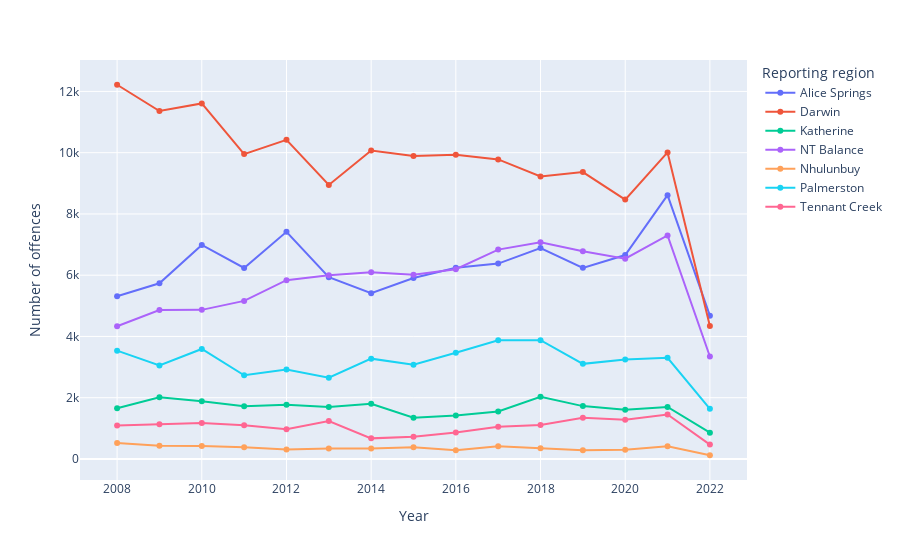

Write notebook code for a chart like this one.
### Markdown cell above
<h2 style = 'color: blue'> Regional Trend </h2>

> *In 2017, the governments of the UK, Germany and Canada issued travel advisories to their citizens travelling in Australia, singling out Alice Springs as a place where extra precautions should be taken: "Take care in the town centre of Alice Springs at night. There have been a number of incidents of harassment, robberies and attacks (including sexual assault) on foreign tourists." (UK).*
>
> -- "Foreign travellers warned about visiting Alice Springs". The New Daily. 15 March 2017. Retrieved 9 October 2019.

### Code cell
{
    "tags": [
        "remove-intput"
    ]
}
px.line(region_year_offences_df, x = 'Year', y = 'Number of offences', color = 'Reporting region', markers = True)

### Figure 1 — Plotly figure (JSON) as saved in the notebook; plotly's stock layout.template omitted (floating-point values rounded to 4 significant figures)
{"data": [{"hovertemplate": "Reporting region=Alice Springs<br>Year=%{x}<br>Number of offences=%{y}<extra></extra>", "legendgroup": "Alice Springs", "line": {"color": "#636efa", "dash": "solid"}, "marker": {"symbol": "circle"}, "mode": "lines+markers", "name": "Alice Springs", "orientation": "v", "showlegend": true, "type": "scatter", "x": [2008, 2009, 2010, 2011, 2012, 2013, 2014, 2015, 2016, 2017, 2018, 2019, 2020, 2021, 2022], "xaxis": "x", "y": [5312, 5735, 6989, 6235, 7418, 5935, 5410, 5907, 6244, 6379, 6887, 6240, 6657, 8613, 4678], "yaxis": "y"}, {"hovertemplate": "Reporting region=Darwin<br>Year=%{x}<br>Number of offences=%{y}<extra></extra>", "legendgroup": "Darwin", "line": {"color": "#EF553B", "dash": "solid"}, "marker": {"symbol": "circle"}, "mode": "lines+markers", "name": "Darwin", "orientation": "v", "showlegend": true, "type": "scatter", "x": [2008, 2009, 2010, 2011, 2012, 2013, 2014, 2015, 2016, 2017, 2018, 2019, 2020, 2021, 2022], "xaxis": "x", "y": [12218, 11359, 11609, 9954, 10420, 8947, 10073, 9891, 9933, 9780, 9223, 9368, 8468, 10009, 4343], "yaxis": "y"}, {"hovertemplate": "Reporting region=Katherine<br>Year=%{x}<br>Number of offences=%{y}<extra></extra>", "legendgroup": "Katherine", "line": {"color": "#00cc96", "dash": "solid"}, "marker": {"symbol": "circle"}, "mode": "lines+markers", "name": "Katherine", "orientation": "v", "showlegend": true, "type": "scatter", "x": [2008, 2009, 2010, 2011, 2012, 2013, 2014, 2015, 2016, 2017, 2018, 2019, 2020, 2021, 2022], "xaxis": "x", "y": [1654, 2017, 1886, 1723, 1769, 1696, 1799, 1344, 1415, 1552, 2027, 1725, 1606, 1697, 858], "yaxis": "y"}, {"hovertemplate": "Reporting region=NT Balance<br>Year=%{x}<br>Number of offences=%{y}<extra></extra>", "legendgroup": "NT Balance", "line": {"color": "#ab63fa", "dash": "solid"}, "marker": {"symbol": "circle"}, "mode": "lines+markers", "name": "NT Balance", "orientation": "v", "showlegend": true, "type": "scatter", "x": [2008, 2009, 2010, 2011, 2012, 2013, 2014, 2015, 2016, 2017, 2018, 2019, 2020, 2021, 2022], "xaxis": "x", "y": [4332, 4861, 4868, 5161, 5837, 5995, 6096, 6012, 6194, 6835, 7076, 6781, 6538, 7297, 3346], "yaxis": "y"}, {"hovertemplate": "Reporting region=Nhulunbuy<br>Year=%{x}<br>Number of offences=%{y}<extra></extra>", "legendgroup": "Nhulunbuy", "line": {"color": "#FFA15A", "dash": "solid"}, "marker": {"symbol": "circle"}, "mode": "lines+markers", "name": "Nhulunbuy", "orientation": "v", "showlegend": true, "type": "scatter", "x": [2008, 2009, 2010, 2011, 2012, 2013, 2014, 2015, 2016, 2017, 2018, 2019, 2020, 2021, 2022], "xaxis": "x", "y": [523, 432, 422, 379, 305, 343, 339, 381, 288, 416, 352, 286, 297, 411, 121], "yaxis": "y"}, {"hovertemplate": "Reporting region=Palmerston<br>Year=%{x}<br>Number of offences=%{y}<extra></extra>", "legendgroup": "Palmerston", "line": {"color": "#19d3f3", "dash": "solid"}, "marker": {"symbol": "circle"}, "mode": "lines+markers", "name": "Palmerston", "orientation": "v", "showlegend": true, "type": "scatter", "x": [2008, 2009, 2010, 2011, 2012, 2013, 2014, 2015, 2016, 2017, 2018, 2019, 2020, 2021, 2022], "xaxis": "x", "y": [3537, 3053, 3591, 2733, 2918, 2652, 3275, 3076, 3467, 3878, 3876, 3105, 3244, 3301, 1638], "yaxis": "y"}, {"hovertemplate": "Reporting region=Tennant Creek<br>Year=%{x}<br>Number of offences=%{y}<extra></extra>", "legendgroup": "Tennant Creek", "line": {"color": "#FF6692", "dash": "solid"}, "marker": {"symbol": "circle"}, "mode": "lines+markers", "name": "Tennant Creek", "orientation": "v", "showlegend": true, "type": "scatter", "x": [2008, 2009, 2010, 2011, 2012, 2013, 2014, 2015, 2016, 2017, 2018, 2019, 2020, 2021, 2022], "xaxis": "x", "y": [1091, 1136, 1173, 1097, 971, 1238, 672, 729, 865, 1050, 1107, 1344, 1277, 1451, 470], "yaxis": "y"}], "layout": {"legend": {"title": {"text": "Reporting region"}, "tracegroupgap": 0}, "margin": {"t": 60}, "xaxis": {"anchor": "y", "domain": [0, 1], "title": {"text": "Year"}}, "yaxis": {"anchor": "x", "domain": [0, 1], "title": {"text": "Number of offences"}}}}
